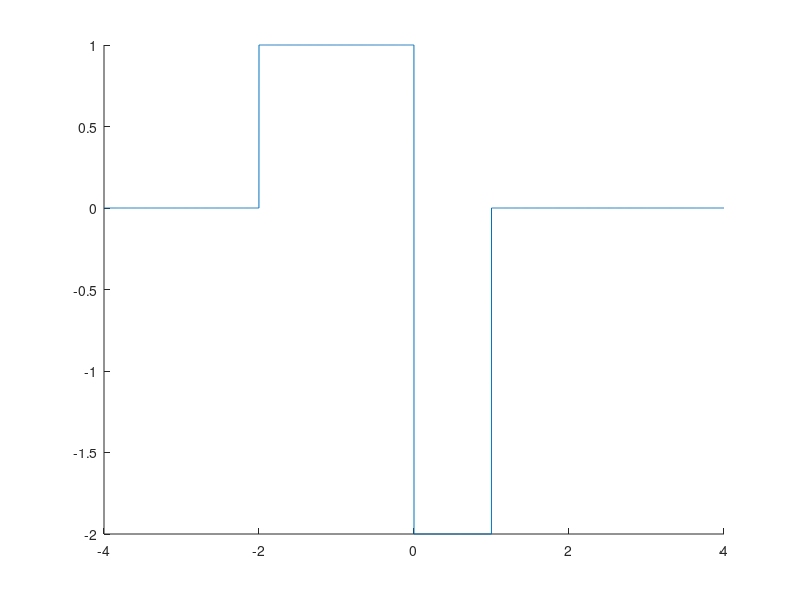
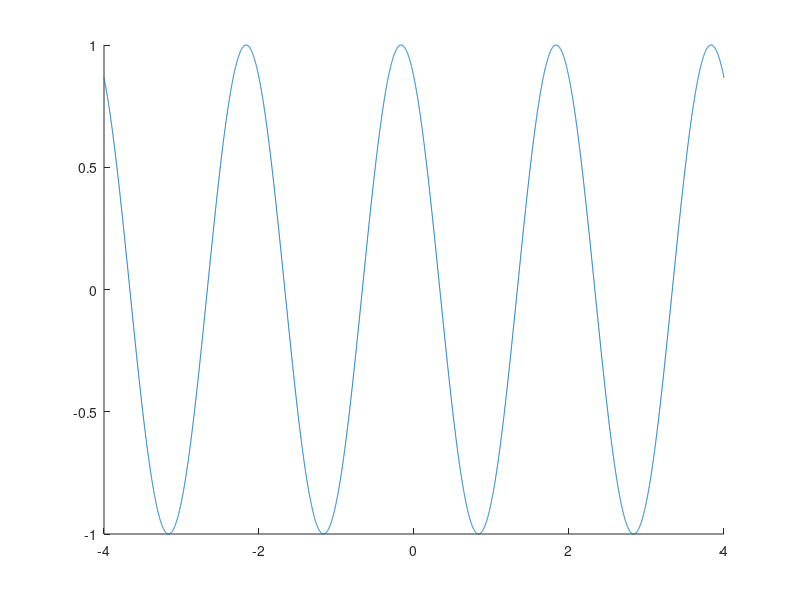
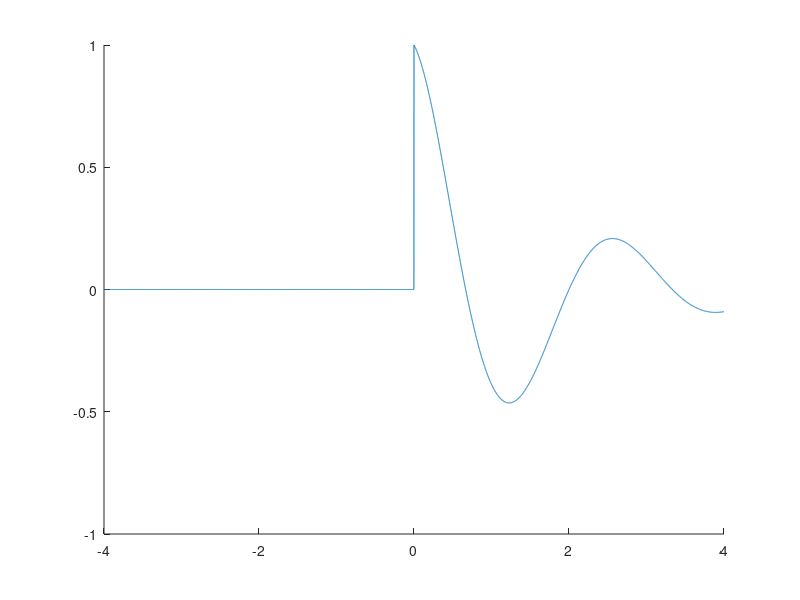
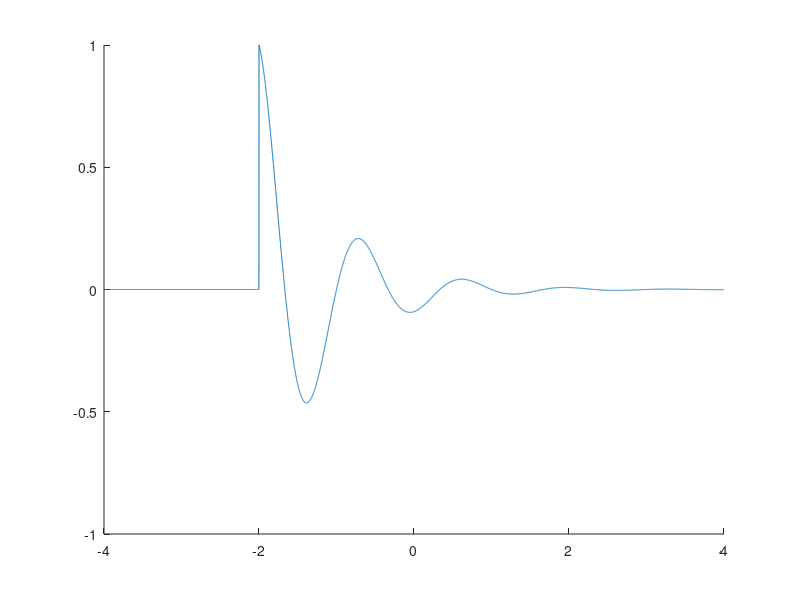

MATLAB code to generate these figures, in order:


%1.

    %a)

        u = @(t) t>=0;
        t = [-4:0.001:4];
        x = u(t+2)-3*u(t)+2*u(t-1); 
        x_anon =@(t) u(t+2)-3*u(t)+2*u(t-1);
        x_anon_squared =@(t) x_anon(t).^2;

        figure(1)
        hold on
        plot(t,x);
        hold off

    %b) i. Energy signal

    %   ii.

        energy_simpsons = quad(x_anon_squared,-4,4);
        energy_rectangle = 0;

        for v = -4:0.001:4

            energy_rectangle = energy_rectangle + 0.001*x_anon_squared(v+0.0005);

        end

    %c) 

        y = cos(pi*t +pi/6); 
        y_anon =@(t) cos(pi*t +pi/6);
        y_anon_squaredbytwo =@(t) (y_anon(t).^2)/2;

        figure(2);
        hold on; 
        plot(t,y);
        hold off;
        

    %d) i. Power signal

    %   ii.

        power_simpsons = quad(y_anon_squaredbytwo,-4,4);
        power_rectangle = 0;

        for v = -4:0.001:4

            power_rectangle = power_rectangle + 0.001*y_anon_squaredbytwo(v);

        end
        
%2.

    %a)

    g = exp((-3/5)*t).*cos((3*(pi/4))*t).*u(t);
    g_anon = @(t) exp((-3/5)*t).*cos((3*(pi/4))*t).*u(t);

    figure(3);
    hold on;
    plot(t,g);

    %b)

    g1 = g_anon(2*t+4);
   
    figure(4);
    hold on;
    plot(t,g1);
    hold off;
    
    %c)

    g2 =  g_anon(2-2*t);
    
    figure(5);
    hold on;
    plot(t,g2);
    hold off;

    
    %d)
    
    h_anon = @(t) g_anon(2*t+4) + g_anon(2-2*t);
    h = g_anon(2*t+4) + g_anon(2-2*t);
    
    figure(6);

    hold on;
    plot(t,h);
    hold off;
    
    %e) i.
        %Energy Signal
        
    %   ii.
    
        h_anon_squared = @(t) h_anon(t) .^2;
        h_energy_simpsons = quad(h_anon_squared,-4,4);
        h_energy_rectangle = 0;

        for v = -4:0.001:4

            h_energy_rectangle = h_energy_rectangle + 0.001*h_anon_squared(v+0.0005);

        end
        
%3.

    %b)
    %   i.
    
        t_q3_i = [0:0.001:2.5];
        v = [0:0.0005:2.5]
        x_q3_i = (-cos(pi*t_q3_i/2)).*(u(t_q3_i)-u(t_q3_i-1));
        h_q3_i = (u(t_q3_i)-u(t_q3_i-1))-1.5*(u(t_q3_i-1.5)-u(t_q3_i-2.5));
        y_q3_i = 0.001*conv(x_q3_i, h_q3_i);

        figure(7)
        hold on
        plot(v, y_q3_i);
        hold off
        
    %   ii.
    
        x_q3_ii = 1.8*exp(-4*t_q3_i/3).*u(t_q3_i);
        h_q3_ii = 3*exp(-2*t_q3_i).*u(t_q3_i);
        y_q3_ii = 0.001*conv(x_q3_ii, h_q3_ii);
        
        figure(8);
        hold on;
        plot(v, y_q3_ii);
        hold off;
        
    %   iii.
    
        t_q3_iii = [-2:0.001:2];
        v_iii = [-2:0.0005:2];
        x_q3_iii = (t_q3_iii+2).*(u(t_q3_iii+2)-u(t_q3_iii)) + (t_q3_iii).*(u(t_q3_iii)-u(t_q3_iii-2));
        h_q3_iii = u(t_q3_iii+1)-u(t_q3_iii-1);
        y_q3_iii = 0.001*conv(x_q3_iii,h_q3_iii);
       
        figure(9);
        hold on;
        plot(v_iii,y_q3_iii);
        hold off;
        
        
        
